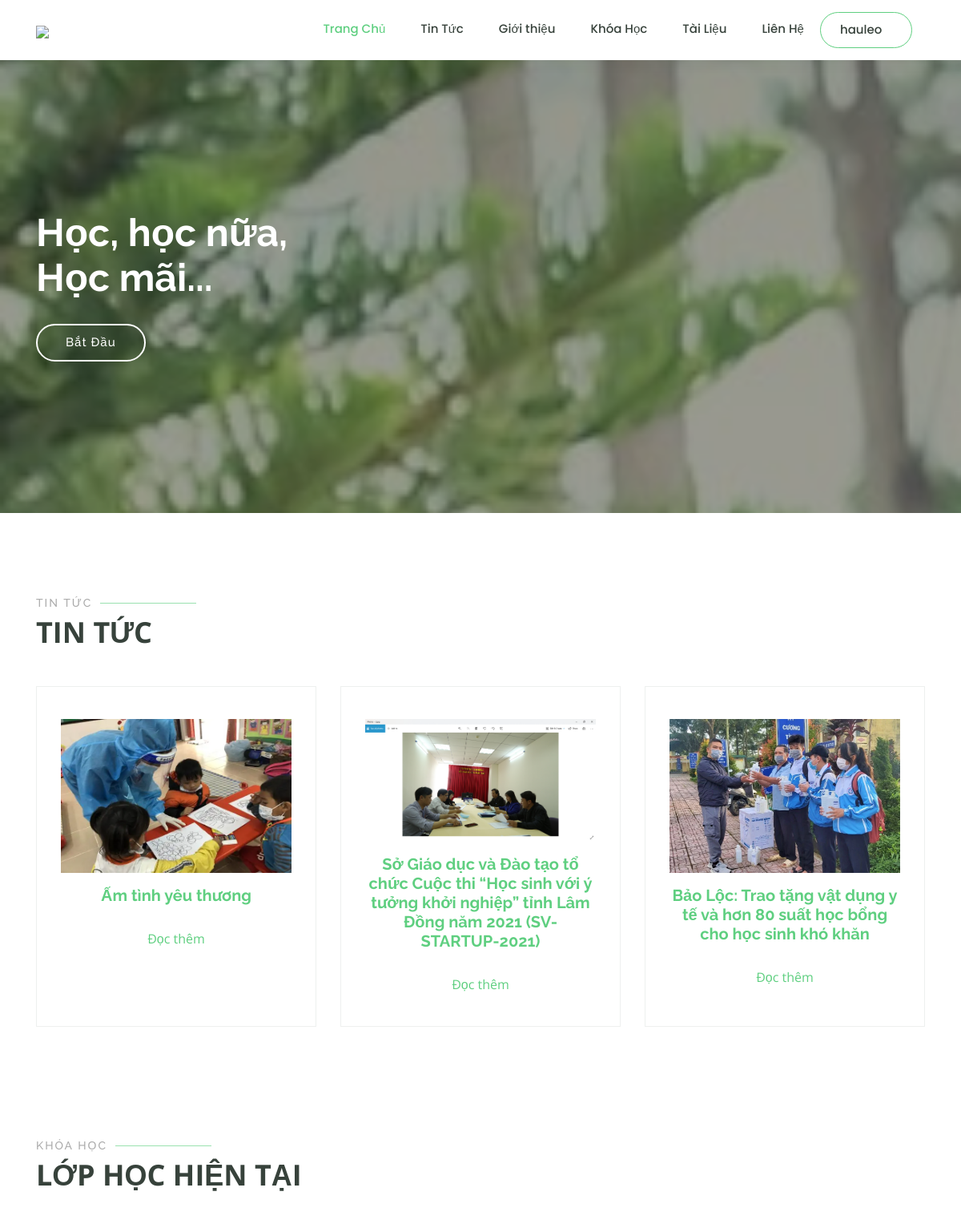
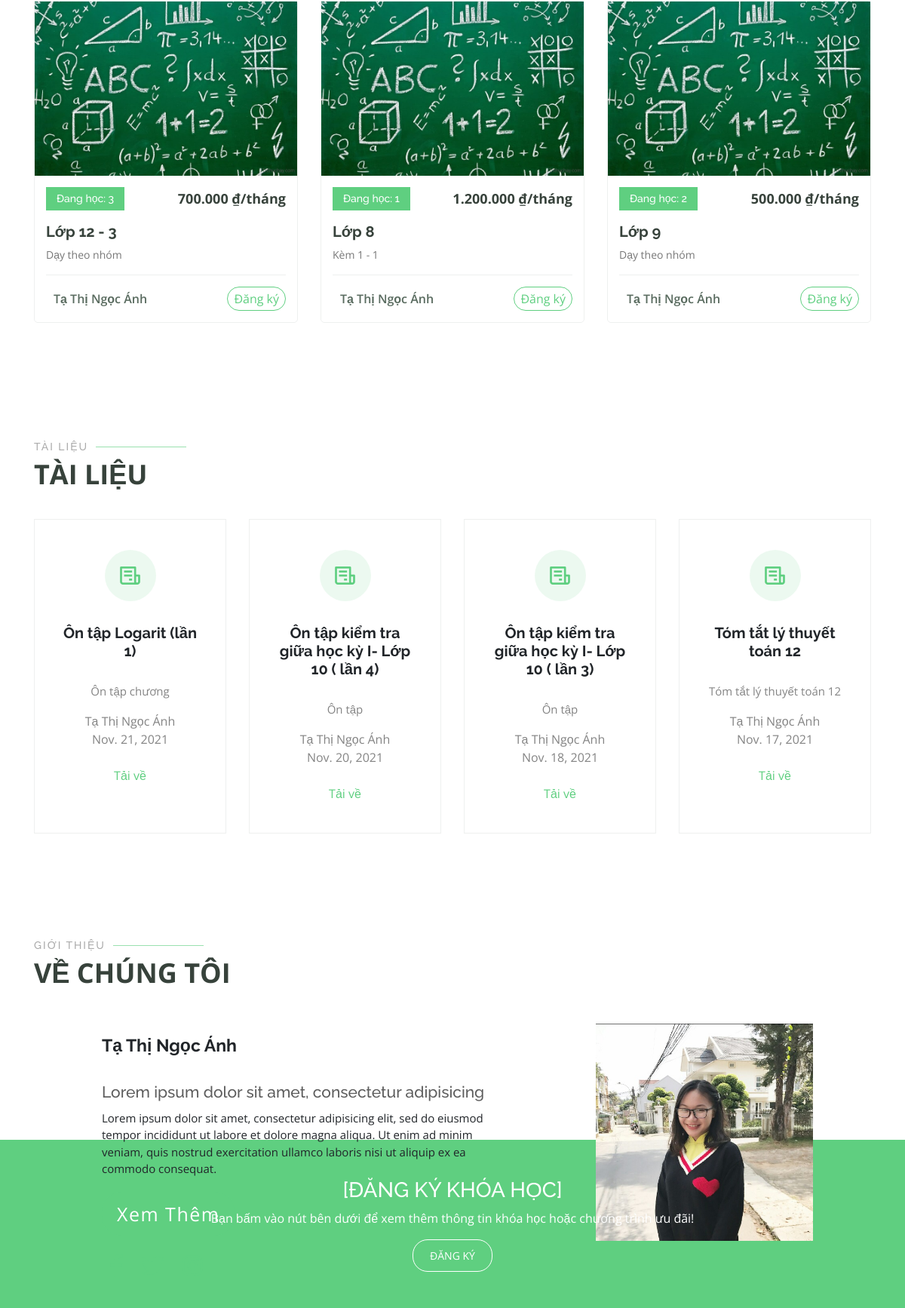
The app's page / (signed in, upper part) with its own data (2 pictures, top to bottom).
### home/models.py (models this page shows, shortened)
class News(models.Model):
    headline     = models.CharField("Tiêu đề",max_length=1000)
    pubday       = models.DateField("Ngày đăng")
    content      = models.TextField("Nội dung")
    link         = models.CharField("Link bài viết",max_length=10000,default='')
    image        = models.ImageField(null=True)
    class Meta:
        ordering = ['-id']
        db_table = "News"

class Course(models.Model):
    headline        = models.CharField("Tiêu đề",max_length=50)
    number_students = models.CharField("Số học sinh",max_length=50, default='')
    pubday          = models.DateField("Ngày đăng")
    name_teacher    = models.ForeignKey(Teacher, on_delete=models.CASCADE)
    content      = models.CharField("Nội dung khóa học",max_length=100,default='')
    old_price       = models.CharField("Giá cũ",max_length=25, default='')
    new_price       = models.CharField("Giá mới",max_length=25, default='')
    image           = models.ImageField(null=True)
    class Meta:
        db_table = "Course"

class Teacher(models.Model):
    first_name  = models.CharField("Họ",max_length=30)
    last_name   = models.CharField("Tên",max_length=30)
    email       = models.EmailField("Email")
    image       = models.ImageField(null=True)
    def __str__(self):
        return "%s %s" % (self.first_name, self.last_name)
    class Meta:
        db_table = "Teacher"

class Document(models.Model):
    headline     = models.CharField("Tiêu đề",max_length=50)
    pubday       = models.DateField("Ngày đăng")
    name_teacher = models.ForeignKey(Teacher, on_delete=models.CASCADE)
    content      = models.TextField("Nội dung",default='')
    file = models.FileField(default='',upload_to='')
    class Meta:
        ordering = ['-id']
        db_table = "Document"

### home/views.py (the view)
# urls.py: url(r'^$', views.index, name ="index"),
def index(request):
    news = News.objects.all().order_by('-id')[0:3]
    documents = Document.objects.all().order_by('-id')[0:4]
    courses = Course.objects.all().order_by('-id')[0:3]
    teachers = Teacher.objects.all()
    return render(
        request=request,
        template_name="index.html",
        context={
            'courses': courses,
            'news': news,
            'documents':documents,
            'teachers':teachers,
        }
    )

### home/templates/index.html (shortened to what this page needs)
<!DOCTYPE html>
<html lang="en">
<head>
  {% load static %}
  <link rel="stylesheet" type="text/css" href="{% static 'assets/vendor/bootstrap/css/bootstrap.min.css'%}">
  <link rel="stylesheet" type="text/css" href="{% static 'assets/vendor/icofont/icofont.min.css'%}">
  <link rel="stylesheet" type="text/css" href="{% static 'assets/vendor/boxicons/css/boxicons.min.css'%}">
  <link rel="stylesheet" type="text/css" href="{% static 'assets/vendor/remixicon/remixicon.css'%}">
  <link rel="stylesheet" type="text/css" href="{% static 'assets/vendor/owl.carousel/assets/owl.carousel.min.css'%}">
  <link rel="stylesheet" type="text/css" href="{% static 'assets/vendor/animate.css/animate.min.css'%}">
  <link rel="stylesheet" type="text/css" href="{% static 'assets/vendor/aos/aos.css'%}">
  <link rel="stylesheet" href="https://cdnjs.cloudflare.com/ajax/libs/font-awesome/5.15.4/css/all.min.css">
  <link rel="stylesheet" type="text/css" href="{% static 'assets/css/style.css'%}">
  <link rel="stylesheet" type="text/css" href="https://cdnjs.cloudflare.com/ajax/libs/font-awesome/6.0.0-beta2/css/all.min.css">
</head>
<body>
  <header id="header" class="fixed-top">
    <div class="container d-flex align-items-center" >
      <h1 class="logo mr-auto"><a href="{% url 'index'%}" style="font-weight: bold;"><img src="{% static 'assets/img/logo.png' %}"></h1>
      <nav class="nav-menu d-none d-lg-block" style="padding-right: 2vh;">
        <ul>
          <li class="active"><a href="{% url 'index'%}">Trang Chủ</a></li>
          <li><a href="{% url 'news'%}">Tin Tức</a></li>
          <li><a href="{% url 'about'%}">Giới thiệu</a></li>
          <li><a href="{% url 'course'%}">Khóa Học</a></li>
          <li><a href="{% url 'documents'%}">Tài Liệu</a></li>
          <li><a href="{% url 'contact'%}">Liên Hệ</a></li>
          {% if user.is_authenticated %}
            <li class="drop-down  hover-user"><a href="">{{user.username}}</a>
            {% else %}
                      <a href="{% url 'login_user'%}" class="get-started-btn" style="color: white;">Đăng Nhập</a>
                </li>
              </ul>
            </li>
          {% endif %}
      </nav>
    </div>
  </header>
  <section id="hero" class="d-flex justify-content-center align-items-center">
    <div class="container position-relative" data-aos="zoom-in" data-aos-delay="100">
      <h1>Học, học nữa,<br>Học mãi...</h1>
      <a href="{% url 'course'%}" class="btn-get-started">Bắt Đầu</a>
    </div>
  </section>
  <section id="why-us" class="why-us" >
    <div class="container" data-aos="fade-up" style="padding-top: 6vh;">
      <div class="section-title">
        <h2>Tin Tức</h2>
        <p>Tin tức</p>
      </div>
      <div class="row">
        <div class="col-lg-12 d-flex align-items-stretch" data-aos="zoom-in" data-aos-delay="100">
          <div class="icon-boxes d-flex flex-column justify-content-center">
            <div class="row">
              {% for news in news %}
                <div class="col-xl-4 d-flex align-items-stretch">
                  <div class="icon-box mt-4 mt-xl-0" >
                    <img src="{{news.image.url}}" alt="" style="width: 100%; padding-bottom: 2vh; ">
                    <a href="{% url 'news-detail' news_id=news.id%}"><h4>{{news.headline}}</h4></a>
                    <div class="rm-newsdt">
                        <a href="{% url 'news-detail' news_id=news.id%}">Đọc thêm</a> <br>
                    </div>
                  </div>
                </div>
              {% endfor %}
            </div>
          </div>
        </div>
      </div>
    </div>
  </section>
  <section id="popular-courses" class="courses">
      <div class="container" data-aos="fade-up">
        <div class="section-title">
          <h2>Khóa Học</h2>
          <p>Lớp Học Hiện Tại</p>
        </div>
        <div class="row" data-aos="zoom-in" data-aos-delay="100">
          {% for course in courses %}
            <div class="col-lg-4 col-md-6 d-flex align-items-stretch">
              <div class="course-item">
                <img src="{{course.image.url}}" alt="..." width="348" height="231">
                <div class="course-content">
                  <div class="d-flex justify-content-between align-items-center mb-3">
                    <h4>Đang học: {{course.number_students}} </h4>
                    <p class="price">{{course.new_price}} ₫/tháng</p>
                  </div>
                  <h3><a href="{% url 'signup_course' course_id=course.id %}">{{course.headline}}</a></h3>
                  <p>{{course.content}}</p>
                  <div class="trainer d-flex justify-content-between align-items-center">
                    <div class="trainer-profile d-flex align-items-center">
                      <span>{{course.name_teacher}}</span>
                    </div>
                    <div class="trainer-rank d-flex align-items-center">
                      <a href="{% url 'signup_course' course_id=course.id %}" style="border: 1px solid #5fcf80; padding: 3px 1vh; border-radius: 25px; font-size: 16px;">Đăng ký</a>
                    </div>
                  </div>
                </div>
              </div>
            </div>
          {% endfor %}
        </div>
      </div>
    </section>
  <main id="main" data-aos="fade-up">
    <div class="tintucgiaoduc">
      <div class="container">
        <div class="section-title" style="padding-bottom: 0;">
          <h2>TÀI LIỆU</h2>
          <p>TÀI LIỆU</p>
        </div>
        <section id="why-us" class="why-us" style="padding-top: 2rem;">
          <div class="icon-boxes d-flex flex-column justify-content-center">
            <div class="row">
              {% for document in documents %}
                <div class="col-xl-3 d-flex align-items-stretch">
                  <div class="icon-box mt-4 mt-xl-0">
                    <i class="bx bx-receipt"></i>
                    <h4>{{document.headline}}</h4>
                    <p>{{document.content}}</p>
                    <span style="color: #848484;">{{document.name_teacher}}</span> <br>
                    <span style="color: #848484;">{{document.pubday}}</span> <br> <br>
                    {% if user.is_authenticated %}
                      <div class="rm-doc">
                        <a href="{{document.file.url}}" target="_blank">Tải về</a>
                      </div>
                    {% else %}
                    <div class="rm-doc" >
                      <a href="##" title="Vui lòng đăng nhập để tải về">Tải về</a>
                    </div>
                    {% endif %}
                  </div>
                </div>
              {% endfor %}
            </div>
          </div>
        </section>
      </div>
    </div>
  </main>
  <section id="about_us" data-aos="zoom-in">
		<div class="about_us  wow fadeInUp">
			<div class="container">
        <div class="section-title">
          <h2>Giới thiệu</h2>
          <p>Về chúng tôi</p>
        </div>
      </div>
			<div class="image-section">
				<img src="{% static 'assets/img/img-ngocanh2.jpg' %}">
			</div>
			<div class="container boxcon">
				<div class="content-section">
					<div class="title">
						<h1 style="font-weight: bold; font-size: 23px;">Tạ Thị Ngọc Ánh</h1>
					</div>
					<div class="content">
						<h3>Lorem ipsum dolor sit amet, consectetur adipisicing</h3>
						<p>Lorem ipsum dolor sit amet, consectetur adipisicing elit, sed do eiusmod
							tempor incididunt ut labore et dolore magna aliqua. Ut enim ad minim veniam,
							quis nostrud exercitation ullamco laboris nisi ut aliquip ex ea commodo
							consequat.</p>
						<div class="button">
							<a href="">Xem Thêm</a>
						</div>
					</div>
					<div class="social">
						<a href=""><i class="fab fa-facebook-f"></i></a>
						<a href=""><i class="fab fa-twitter"></i></a>
						<a href=""><i class="fab fa-instagram"></i></a>
					</div>
				</div>
			</div>
		</div>
	</section>
  <div class="promotion-under text-xs-center">
    <div class="container">
      <div class="col-md-12 text-center">
        <h3 class="text-uppercase">
          [ĐĂNG KÝ KHÓA HỌC]
        </h3>
        <p>Bạn bấm vào nút bên dưới để xem thêm thông tin khóa học hoặc chương trình ưu đãi!</p>
        <a href="{% url 'course'%}" target="_blank" class="register_course  wow swing" data-wow-iteration="2">ĐĂNG KÝ</a>
      </div>
    </div>
  </div>
</body>
</html>

### records on screen
News: image (picture), headline "Ấm tình yêu thương"
News: image (picture), headline "Sở Giáo dục và Đào tạo tổ chức Cuộc thi “Học sinh với ý tưởng khởi nghiệp” tỉnh Lâm Đồng năm 2021 (SV-STARTUP-2021)"
News: image (picture), headline "Bảo Lộc: Trao tặng vật dụng y tế và hơn 80 suất học bổng cho học sinh khó khăn"
Course: image (picture), number_students "3", new_price "700.000", headline "Lớp 12 - 3", content "Dạy theo nhóm", name_teacher "Tạ Thị Ngọc Ánh"
Course: image (picture), number_students "1", new_price "1.200.000", headline "Lớp 8", content "Kèm 1 - 1", name_teacher "Tạ Thị Ngọc Ánh"
Course: image (picture), number_students "2", new_price "500.000", headline "Lớp 9", content "Dạy theo nhóm", name_teacher "Tạ Thị Ngọc Ánh"
Document: headline "Ôn tập Logarit (lần 1)", content "Ôn tập chương", name_teacher "Tạ Thị Ngọc Ánh", pubday "Nov. 21, 2021"
Document: headline "Ôn tập kiểm tra giữa học kỳ I- Lớp 10 ( lần 4)", content "Ôn tập", name_teacher "Tạ Thị Ngọc Ánh", pubday "Nov. 20, 2021"
Document: headline "Ôn tập kiểm tra giữa học kỳ I- Lớp 10 ( lần 3)", content "Ôn tập", name_teacher "Tạ Thị Ngọc Ánh", pubday "Nov. 18, 2021"
Document: headline "Tóm tắt lý thuyết toán 12", content "Tóm tắt lý thuyết toán 12", name_teacher "Tạ Thị Ngọc Ánh", pubday "Nov. 17, 2021"

### other values on screen
{{ user.username }} "hauleo"
